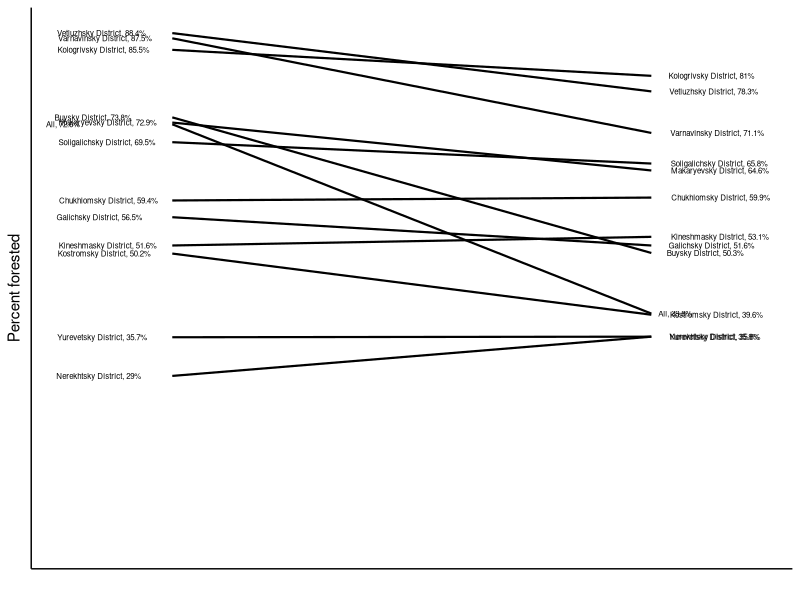

This chart was generated by the following R code:
## ---- chunk 1
knitr::opts_chunk$set(echo = FALSE, error = FALSE, message = FALSE, warning = FALSE)
library(readr)
library(tidyverse)
library(scales)
theme_set((theme_classic()))
area_change <- read_csv("area_change_1818_1908.csv")

## ---- chunk 2
years <- 90

# Select the data for year 1 (1818)

year_1 <- area_change %>%
  filter(year == 1818) %>%
  select(percent_forested)

# Select the data for year 2 (1908)

year_2 <- area_change %>%
  filter(year == 1908) %>%
  select(percent_forested)


# Only select one set of districts 
# This is made possible because R is preserving the order of all these observations 

groups <- area_change %>%
  filter(year == 1818) %>%
  select(district)

# Put the selected data together into a single data frame

slope_data <- data.frame(year_1, year_2, groups) %>%
  rename(year_1 = percent_forested, year_2 = percent_forested.1, groups = district)

# Create the labels for the graphic

l11 <- paste0(slope_data$groups, ", ", slope_data$year_1, "%")

l13<-paste0(slope_data$groups,", ", slope_data$year_2, "%")

## ---- chunk 3

ggplot(slope_data) + geom_segment(aes(x=0, xend = years, y = year_1, yend = year_2), size=.75) +
  theme(panel.background = element_blank()) +
  theme(panel.grid=element_blank()) +
  theme(axis.ticks=element_blank()) +
  theme(axis.text=element_blank()) +
  theme(panel.border=element_blank()) + 
  xlab("") + 
  ylab("Percent forested") + 
  xlim((0-20),(years+20)) +
  ylim(0,((max(slope_data$year_2,slope_data$year_1)))) +
  geom_text(label = l13,
            y = slope_data$year_2,
            x = years, hjust=-0.2,size=2) +
  geom_text(label = l11,
            y = slope_data$year_1,
            x = -25, hjust=-0.2,size=2)      
